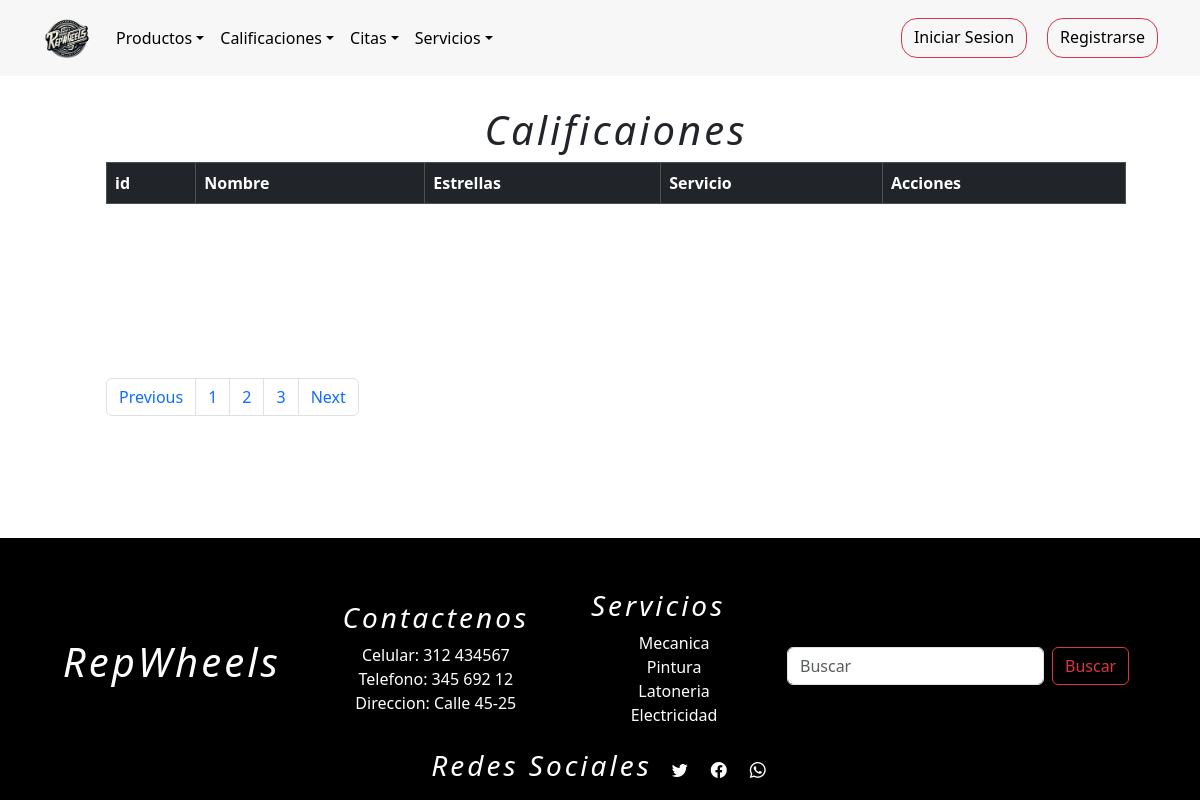
Page /calificacionListar on the earlier database version.
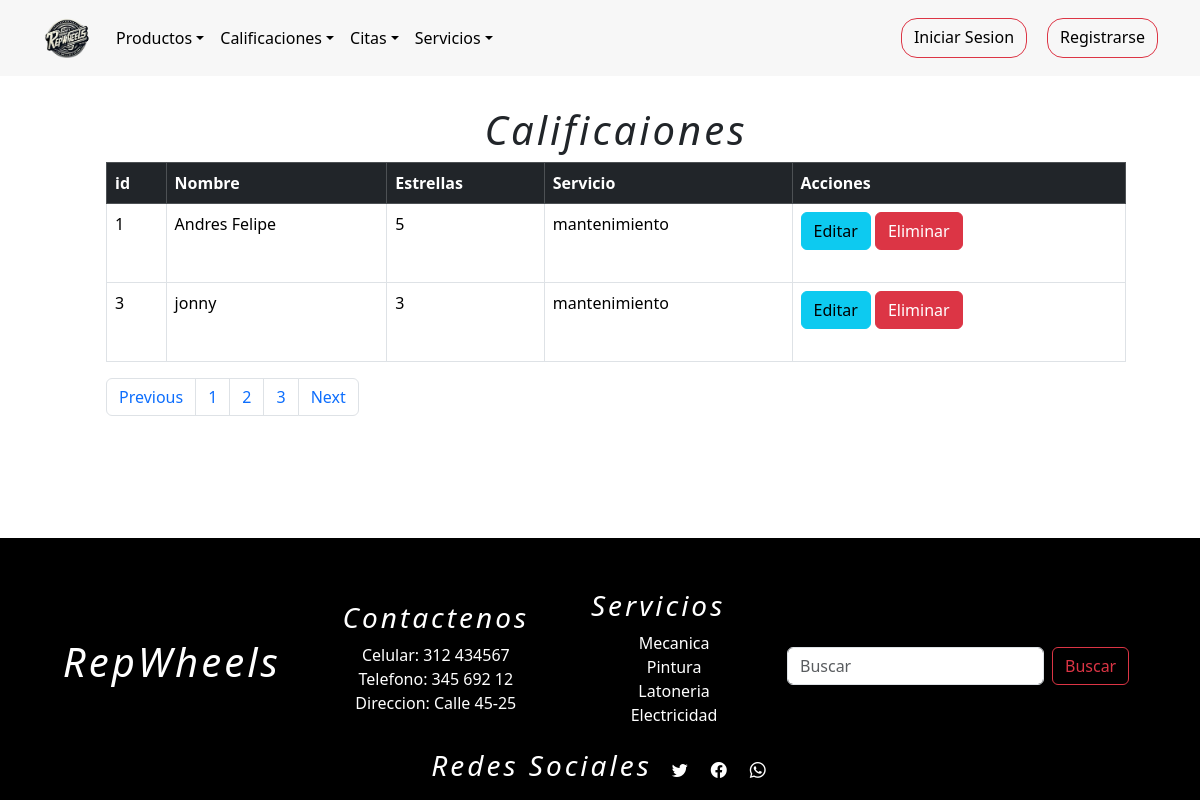
Same page on the later database version.
### tienda/models.py (models this page shows, shortened)
class Calificaciones(models.Model):
    cliente = models.ForeignKey(Usuarios,on_delete=models.DO_NOTHING,blank=False,null=True)
    servicios = models.ForeignKey(Servicios,on_delete=models.DO_NOTHING,blank=False,null=True)
    foto = models.ImageField(upload_to="fotos_productos/", default="fotos_usuarios/user.png")
    Estrellas= (
        (1, "1"),
        (2,"2"),
        (3,"3"),
        (4,"4"),
        (4,"5"),
    )
    cantidad_estrellas = models.IntegerField(choices=Estrellas,default=5)

class Usuarios(AbstractUser):
    username = None
    nombre = models.CharField(max_length=254)
    email = models.EmailField(max_length=254, unique=True,blank=False,null=True)
    password = models.CharField(max_length=254,blank=False,null=True)
    foto = models.ImageField(upload_to="fotos_usuarios/", default="fotos_usuarios/user.png")
    token_recuperar = models.CharField(max_length=254,blank=False,null=False,default=0)
    telefono=models.IntegerField(null=False,blank=True,default='0')
    cargo = models.CharField(max_length=254,null=False)
    direccion=models.CharField(max_length=254)
    cedula=models.IntegerField(blank=True,null=False,default='0')
    ROLES = (
        (1,"administrador"),
        (2,"proveedor"),
        (3,"empleado"),
        (4,"cliente"),
    )
    rol=models.IntegerField(choices=ROLES,default=4)
    n = models.IntegerField(blank=True,null=False,default=0)
    USERNAME_FIELD = "email"
    REQUIRED_FIELDS = ["nombre"]
    objects = CustomUserManager()
    def __str__(self):
        return self.nombre

class Servicios(models.Model):
    nombre=models.CharField(max_length=254)
    descripcion_servicio = models.TextField()
    foto = models.ImageField(upload_to="fotos_servicios/", default="fotos_servicios/servicio.jpg")
    precio = models.IntegerField(null=False,blank=False,default=100000)
    def __str__(self):
        return self.nombre

### tienda/views.py (the view)
# urls.py: path("calificacionListar", views.listarCalificacion, name="calificacionListar"),
def listarCalificacion(request):
    r = Calificaciones.objects.all()
    contexto = {"data": r}
    return render(request, "tienda/calificaciones/listarCalificacion.html", contexto)

### tienda/templates/tienda/calificaciones/listarCalificacion.html (shortened to what this page needs)
{% extends 'tienda/base1.html' %}
{% load static %}
{% block contenedor %}
    <div class="container-fluid m-3" style="padding: 90px;">
        <h1>Calificaiones</h1>
        <table class="table table-bordered">
            <thead class="table-dark">
                <tr>
                    <th>id</th>
                    <th>Nombre</th>
                    <th>Estrellas</th>
                    <th>Servicio</th>
                    <th>Acciones</th>
                </tr>
            </thead>
            <tbody>
                {% for r in data %}
                <tr>
                    <td>{{ r.id }}</td>
                    <td>{{ r.cliente }}</td>
                    <td>{{ r.cantidad_estrellas }}</td>
                    <td>{{ r.servicios }}</td>
                    <td>
                        <a class="btn btn-info" href="{% url 'calificacion_formulario_editar' r.id %}">Editar</a>
                        <a class="btn btn-danger"
                            href="javascript:eliminar('{% url 'calificacion_eliminar' r.id %}')">Eliminar</a>
                    </td>
                </tr>
                {% endfor %}
            </tbody>
        </table>
        <nav aria-label="Page navigation example">
            <ul class="pagination">
                <li class="page-item"><a class="page-link" href="#">Previous</a></li>
                <li class="page-item"><a class="page-link" href="#">1</a></li>
                <li class="page-item"><a class="page-link" href="#">2</a></li>
                <li class="page-item"><a class="page-link" href="#">3</a></li>
                <li class="page-item"><a class="page-link" href="#">Next</a></li>
            </ul>
        </nav>
    </div>
{% endblock %}

Differences in the rows shown:
added Calificaciones: id "1", cliente "Andres Felipe", cantidad_estrellas "5", servicios "mantenimiento"
added Calificaciones: id "3", cliente "jonny", cantidad_estrellas "3", servicios "mantenimiento"
